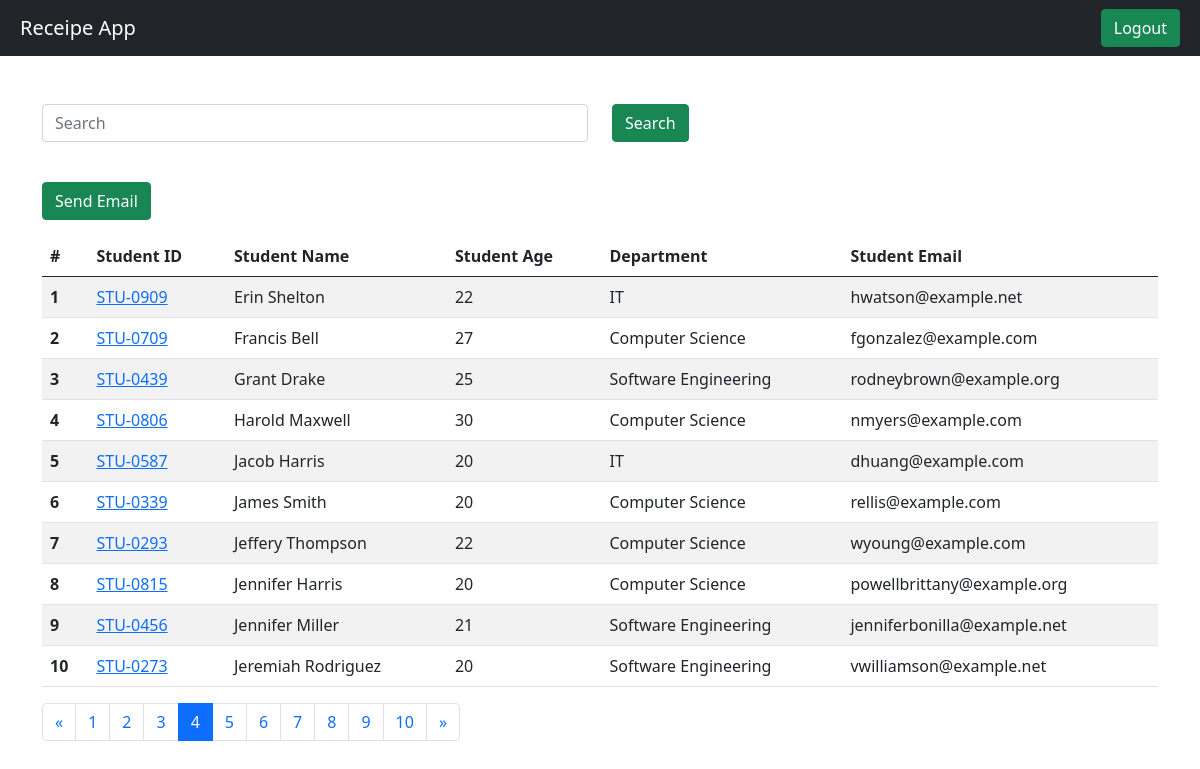
/students/?page=4 (signed in), run on the app's committed database.
### vege/models.py (models this page shows, shortened)
class Student(models.Model):
    department = models.ForeignKey(Department, related_name="depart", on_delete=models.CASCADE)
    student_id = models.OneToOneField(StudentID, related_name="studentid", on_delete=models.CASCADE)
    student_name = models.CharField(max_length=100)
    student_email = models.EmailField(unique=True)
    student_age = models.IntegerField(default=18)
    student_address = models.TextField()
    id_deleted = models.BooleanField(default=False)
    objects = StudentManager()
    admin_objects = models.Manager()
    class Meta:
        ordering = ['student_name'] # for ordering data in database
        verbose_name = "student" # for table name in database

class StudentID(models.Model):
    student_id = models.CharField(max_length=100)
    def __str__(self) -> str:
        return self.student_id

class Department(models.Model):
    department = models.CharField(max_length=100)
    class Meta:
        ordering = ['department']

### vege/views.py (the view, shortened to what this page needs)
# urls.py: path('students/', get_students, name='getStudent'),
@login_required(login_url = "/login/")
def get_students(request):
    students = Student.objects.all()
    search = ''
    paginator = Paginator(students, 10)
    page_number = request.GET.get("page")
    page_obj = paginator.get_page(page_number)
    return render(request, 'report/students.html', {'students' : page_obj, 'search': search})

### vege/models.py (called while the page is built)
    def get_queryset(self):
        return super().get_queryset().filter(id_deleted=False)

### vege/templates/report/students.html (shortened to what this page needs)
{% extends "base.html" %}
{% block start %}
    <div class="container mt-5">
        <form class="mb-4">
            <div class="row">
                <div class="col-md-6">
                    <input type="text" class="form-control" name="search" placeholder="Search" value="{{ search }}">
                </div>
                <div class="col-md-6">
                    <button type="submit" class="btn btn-success">Search</button>
                </div>
            </div>
        </form>
         <a href="{% url 'sendEmail' %}" class="btn btn-success my-3">Send Email</a>
        <table class="table table-striped">
            <thead>
                <tr>
                  <th scope="col">#</th>
                  <th scope="col">Student ID</th>
                  <th scope="col">Student Name</th>
                  <th scope="col">Student Age</th>
                  <th scope="col">Department</th>
                  <th scope="col">Student Email</th>
                </tr>
            </thead>
            <tbody>
                {% if students%}
                    {% for student in students%}
                        <tr>
                            <th scope="row">{{ forloop.counter }}</th>
                            <td>
                                <a href="{% url 'studentMarks' student.student_id %}">
                                    {{ student.student_id }}</td>
                            <td>{{ student.student_name }}</td>
                            <td>{{ student.student_age }}</td>
                            <td>{{ student.department.department }}</td>
                            <td>{{ student.student_email }}</td>
                        </tr>
                    {% endfor%}
                {% else %}
                    <tr>
                        <td colspan="6" class="text-center">No students found</td>
                    </tr>
                {% endif %}
            </tbody>
        </table>
        <nav aria-label="Page navigation example">
            <ul class="pagination">
                {% if students.has_previous %}
                    <li class="page-item">
                        <a class="page-link" aria-label="Previous" href="?page={{ students.previous_page_number }}">
                            <span aria-hidden="true">&laquo;</span>
                        </a>
                    </li>
                {% endif %}
                {% for page in students.paginator.page_range %}
                    <li class="page-item {% if students.number == page %}active{% endif %}">
                        <a class="page-link" href="?page={{ page }}">{{ page }}</a>
                    </li>
                {% endfor %}
                {% if students.has_next %}
                    <li class="page-item">
                        <a class="page-link" href="?page={{ students.next_page_number }}">
                            <span aria-hidden="true">&raquo;</span>
                        </a>
                    </li>
                {% endif %}
            </ul>
        </nav>
    </div>
{% endblock%}

### data on the page
Student: student_id "STU-0909", student_name "Erin Shelton", student_age "22", department.department "IT", student_email "hwatson@example.net"
Student: student_id "STU-0709", student_name "Francis Bell", student_age "27", department.department "Computer Science", student_email "fgonzalez@example.com"
Student: student_id "STU-0439", student_name "Grant Drake", student_age "25", department.department "Software Engineering", student_email "rodneybrown@example.org"
Student: student_id "STU-0806", student_name "Harold Maxwell", student_age "30", department.department "Computer Science", student_email "nmyers@example.com"
Student: student_id "STU-0587", student_name "Jacob Harris", student_age "20", department.department "IT", student_email "dhuang@example.com"
Student: student_id "STU-0339", student_name "James Smith", student_age "20", department.department "Computer Science", student_email "rellis@example.com"
Student: student_id "STU-0293", student_name "Jeffery Thompson", student_age "22", department.department "Computer Science", student_email "wyoung@example.com"
Student: student_id "STU-0815", student_name "Jennifer Harris", student_age "20", department.department "Computer Science", student_email "powellbrittany@example.org"
Student: student_id "STU-0456", student_name "Jennifer Miller", student_age "21", department.department "Software Engineering", student_email "jenniferbonilla@example.net"
Student: student_id "STU-0273", student_name "Jeremiah Rodriguez", student_age "20", department.department "Software Engineering", student_email "vwilliamson@example.net"

### other printed values
{{ page }} "1" "2" "3" "4" "5" "6" "7" "8" "9" "10"
